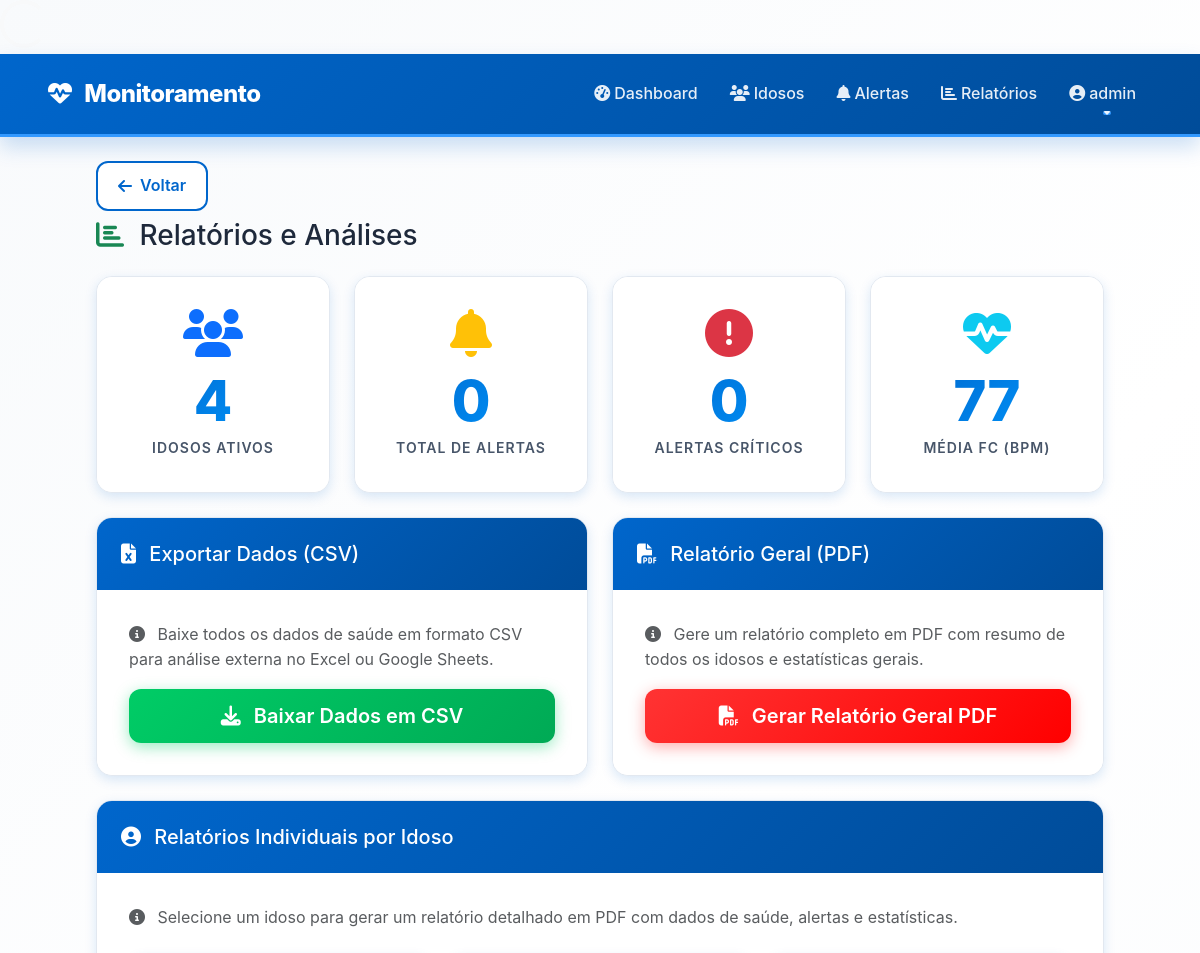
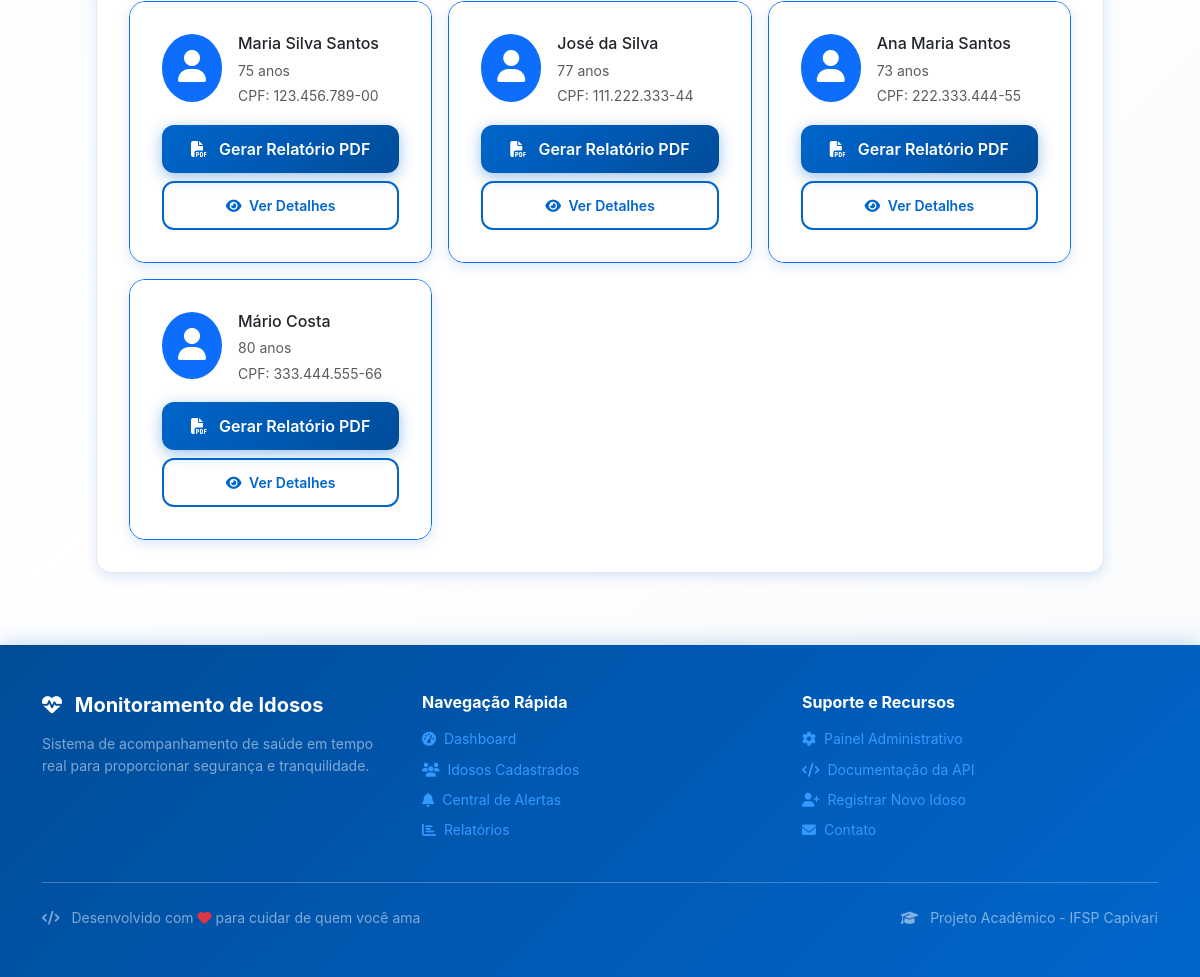
/relatorios/ (signed in), run on an earlier commit of the app's database (2 pictures, top to bottom).
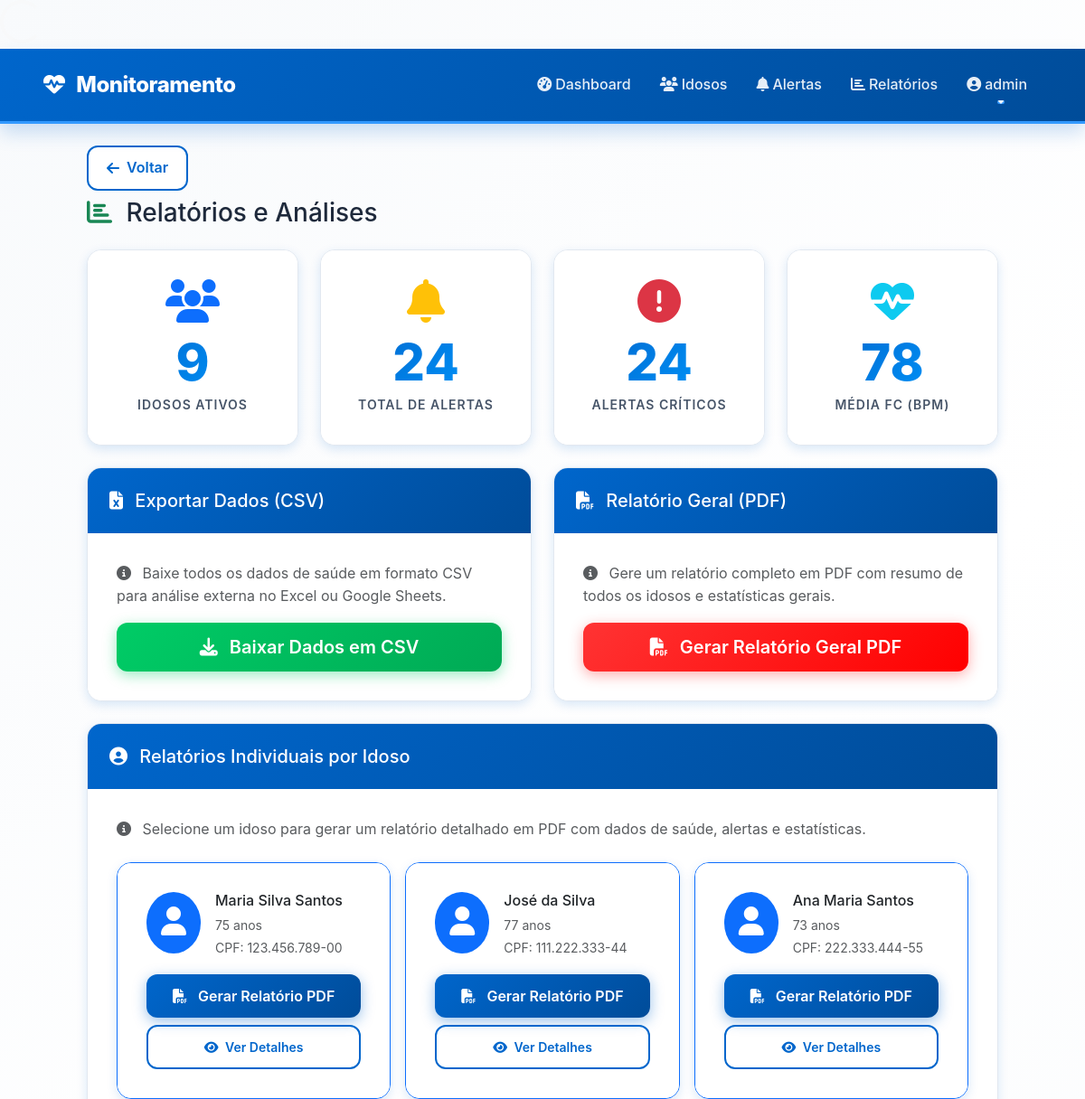
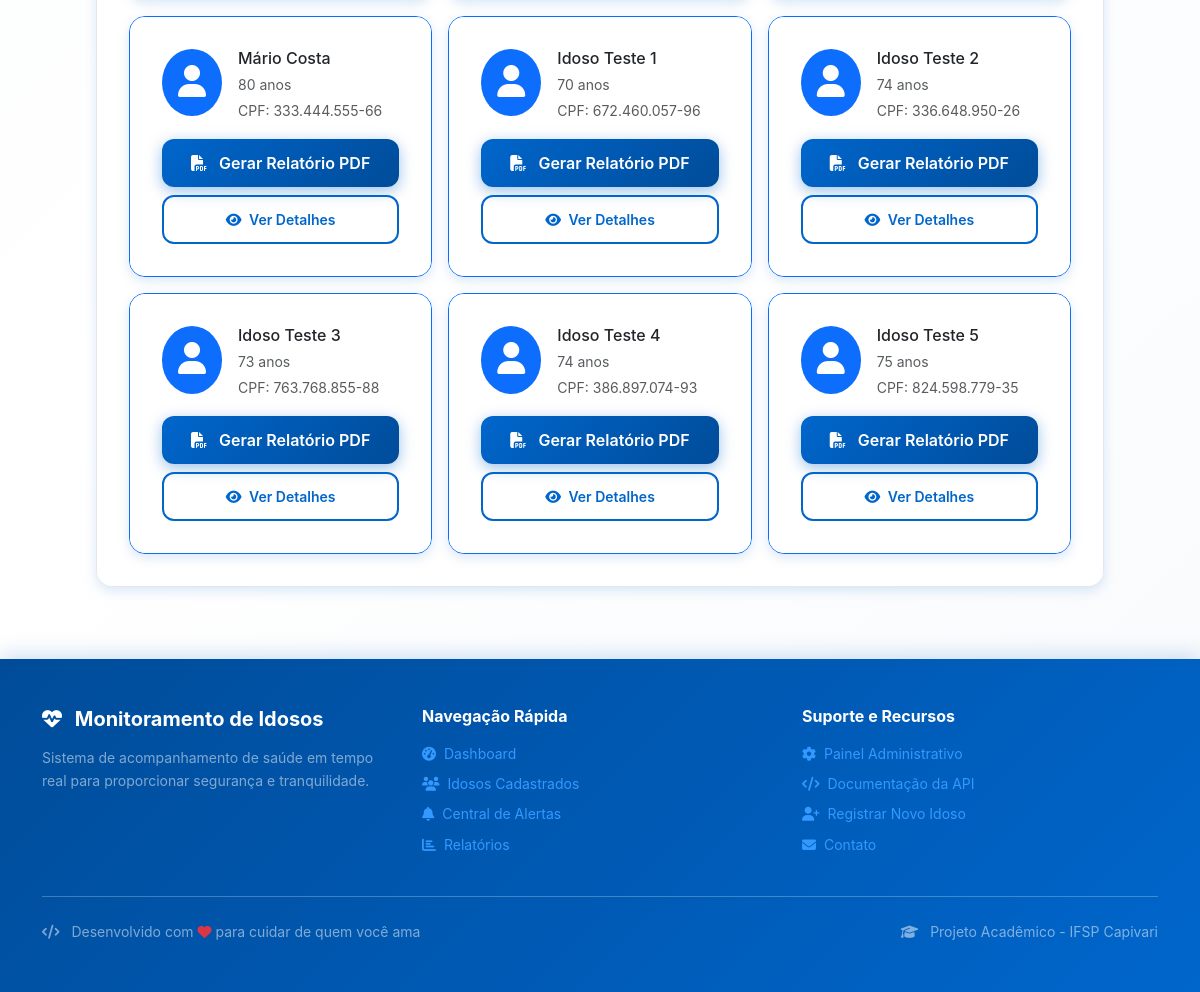
And on a later commit of the database (2 pictures, top to bottom).
### monitoramento/models.py (models this page shows, shortened)
class Idoso(models.Model):
    nome = models.CharField(max_length=100)
    data_nascimento = models.DateField()
    cpf = models.CharField(max_length=14, unique=True)
    telefone = models.CharField(max_length=20, blank=True)
    endereco = models.TextField()
    nome_responsavel = models.CharField(max_length=100)
    telefone_responsavel = models.CharField(max_length=20)
    email_responsavel = models.EmailField()
    observacoes_medicas = models.TextField(blank=True, null=True)
    ativo = models.BooleanField(default=True)
    data_cadastro = models.DateTimeField(default=timezone.now)
    latitude = models.DecimalField(max_digits=10, decimal_places=8, null=True, blank=True)
    longitude = models.DecimalField(max_digits=11, decimal_places=8, null=True, blank=True)
    @property
    def idade(self):
        hoje = date.today()
        nascimento = self.data_nascimento
        idade = hoje.year - nascimento.year
        if hoje.month < nascimento.month or (hoje.month == nascimento.month and hoje.day < nascimento.day):
            idade -= 1
        return idade

### monitoramento/views.py (the view)
# urls.py: path('relatorios/', views.relatorios, name='relatorios'),
@login_required
def relatorios(request):
    idosos = Idoso.objects.filter(ativo=True)
    total_alertas = Alerta.objects.count()
    alertas_criticos = Alerta.objects.filter(nivel='critico').count()
    media_frequencia = DadoSaude.objects.filter(
        frequencia_cardiaca__isnull=False
    ).aggregate(avg=Avg('frequencia_cardiaca'))
    return render(request, 'monitoramento/relatorios.html', {
        'idosos': idosos,
        'total_alertas': total_alertas,
        'alertas_criticos': alertas_criticos,
        'media_frequencia': media_frequencia['avg']
    })

### templates/monitoramento/relatorios.html (shortened to what the changed rows need)
{% extends 'base.html' %}
{% block content %}
<div class="container-fluid">
    <div class="d-flex justify-content-between align-items-center mb-4">
        <div>
            <h1 class="h3 mb-0">
                <i class="fas fa-chart-bar text-success me-2"></i>
                Relatórios e Análises
            </h1>
        </div>
    </div>
    <div class="row g-4 mb-4">
        <div class="col-xl-3 col-md-6">
            <div class="card">
                <div class="card-body text-center">
                    <i class="fas fa-users fa-3x text-primary mb-3"></i>
                    <div class="metric-value text-primary">{{ idosos|length }}</div>
                    <div class="metric-label">Idosos Ativos</div>
                </div>
            </div>
        </div>
        <div class="col-xl-3 col-md-6">
            <div class="card">
                <div class="card-body text-center">
                    <i class="fas fa-bell fa-3x text-warning mb-3"></i>
                    <div class="metric-value text-warning">{{ total_alertas }}</div>
                    <div class="metric-label">Total de Alertas</div>
                </div>
            </div>
        </div>
        <div class="col-xl-3 col-md-6">
            <div class="card">
                <div class="card-body text-center">
                    <i class="fas fa-exclamation-circle fa-3x text-danger mb-3"></i>
                    <div class="metric-value text-danger">{{ alertas_criticos }}</div>
                    <div class="metric-label">Alertas Críticos</div>
                </div>
            </div>
        </div>
        <div class="col-xl-3 col-md-6">
            <div class="card">
                <div class="card-body text-center">
                    <i class="fas fa-heartbeat fa-3x text-info mb-3"></i>
                    <div class="metric-value text-info">
                        {{ media_frequencia|floatformat:"0" }}
                    </div>
                    <div class="metric-label">Média FC (bpm)</div>
                </div>
            </div>
        </div>
    </div>
    <div class="card">
        <div class="card-body">
            {% if idosos %}
                <div class="row g-3">
                    {% for idoso in idosos %}
                        <div class="col-lg-4 col-md-6">
                            <div class="card h-100 border-primary">
                                <div class="card-body">
                                    <div class="d-flex align-items-start mb-3">
                                        <div class="flex-shrink-0">
                                            <div class="bg-primary text-white rounded-circle p-3">
                                                <i class="fas fa-user fa-2x"></i>
                                            </div>
                                        </div>
                                        <div class="flex-grow-1 ms-3">
                                            <h6 class="mb-1">{{ idoso.nome }}</h6>
                                            <small class="text-muted">{{ idoso.idade }} anos</small><br>
                                            <small class="text-muted">CPF: {{ idoso.cpf }}</small>
                                        </div>
                                    </div>
                                    <div class="d-grid gap-2">
                                        <a href="{% url 'relatorio_pdf_idoso' idoso.id %}"
                                           class="btn btn-primary" target="_blank">
                                            <i class="fas fa-file-pdf me-2"></i>
                                            Gerar Relatório PDF
                                        </a>
                                        <a href="{% url 'detalhe_idoso' idoso.id %}"
                                           class="btn btn-outline-primary btn-sm">
                                            <i class="fas fa-eye me-1"></i>
                                            Ver Detalhes
                                        </a>
                                    </div>
                                </div>
                            </div>
                        </div>
                    {% endfor %}
                </div>
            {% else %}
                <div class="text-center text-muted py-5">
                    <i class="fas fa-users fa-4x mb-3 opacity-25"></i>
                    <p class="mb-0">Nenhum idoso cadastrado ainda.</p>
                </div>
            {% endif %}
        </div>
    </div>
</div>
{% endblock %}

What changed in the data, as far as the page shows it:
added Idoso: nome "Idoso Teste 1", idade "70", cpf "672.460.057-96"
added Idoso: nome "Idoso Teste 2", idade "74", cpf "336.648.950-26"
added Idoso: nome "Idoso Teste 3", idade "73", cpf "763.768.855-88"
added Idoso: nome "Idoso Teste 4", idade "74", cpf "386.897.074-93"
added Idoso: nome "Idoso Teste 5", idade "75", cpf "824.598.779-35"
Also different on the page:
{{ idosos|length }}: "4" → "9"
{{ total_alertas }}: "0" → "24"
{{ alertas_criticos }}: "0" → "24"
{{ media_frequencia|floatformat:"0" }}: "77" → "78"
